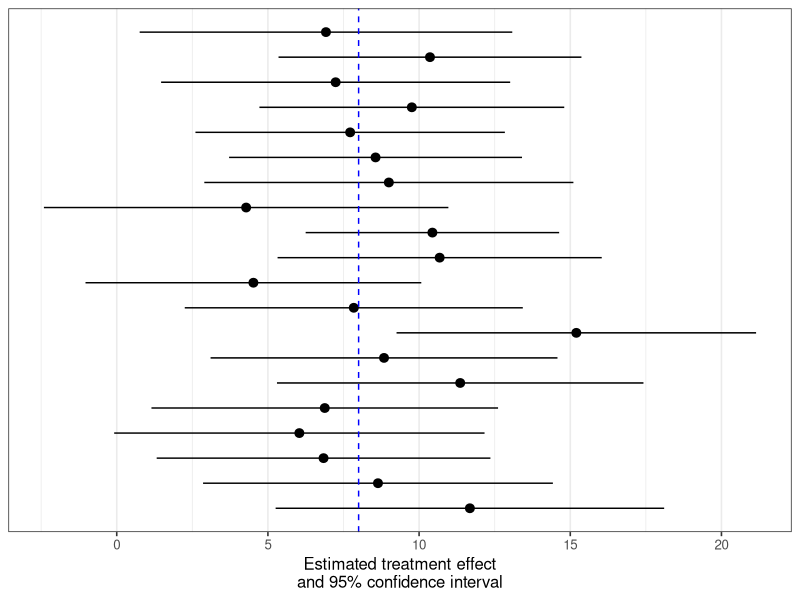

Generate this figure with R:
## ---- chunk 1
#| echo: false
#| message: false

library(tidyverse)
theme_set(theme_bw(base_size = 12))
library(broom)

simfn <- function(n = 50){
  simdat <- crossing(id = 1:n) |> 
  mutate(trt = rep(0:1, each = n / 2),
          y = rnorm(n(), 30 + trt * 8, 10),
         y = round(y))
  mod <- lm(y ~ trt, data = simdat)
  out <- tidy(mod, conf.int = TRUE) |> 
    filter(term == "trt")
  out
}

set.seed(202612345)
res <- tibble(sim = 1:20,
              n = 50) |> 
  mutate(out = map(n, simfn)) |> 
  unnest(out)

## ---- chunk 2
#| echo: false
ggplot(aes(sim, estimate,
           ymin = conf.low, ymax = conf.high),
       data = res) +
  geom_pointrange() +
  geom_hline(yintercept = 8, color = "blue", linetype = 2) +
  coord_flip() +
  scale_x_continuous(breaks = NULL) +
  xlab(NULL) + ylab("Estimated treatment effect\nand 95% confidence interval") 
